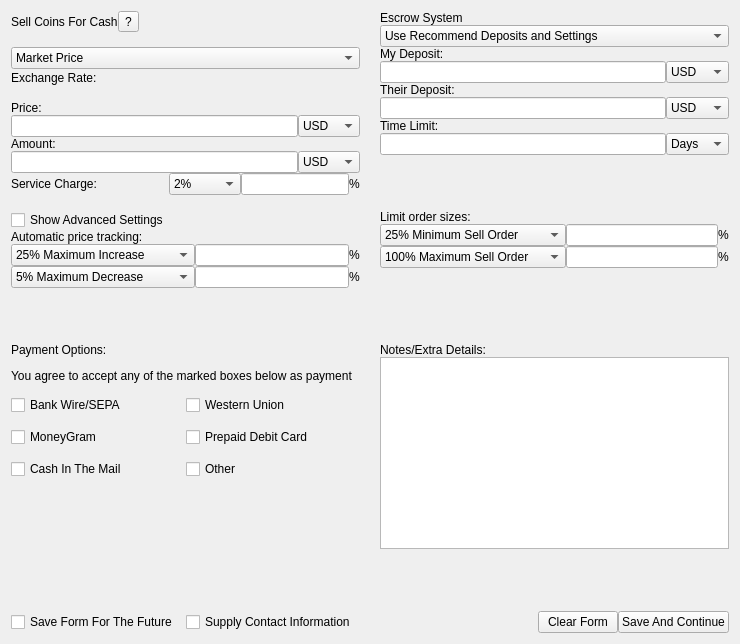
<?xml version="1.0" encoding="UTF-8"?>
<ui version="4.0">
 <class>Form</class>
 <widget class="QWidget" name="Form">
  <property name="geometry">
   <rect>
    <x>0</x>
    <y>0</y>
    <width>740</width>
    <height>644</height>
   </rect>
  </property>
  <property name="windowTitle">
   <string>Form</string>
  </property>
  <layout class="QGridLayout" name="gridLayout_6">
   <property name="horizontalSpacing">
    <number>20</number>
   </property>
   <property name="verticalSpacing">
    <number>15</number>
   </property>
   <item row="0" column="0">
    <layout class="QHBoxLayout" name="horizontalLayout">
     <item>
      <widget class="QLabel" name="SellCoinsForCashTitle">
       <property name="text">
        <string>Sell Coins For Cash</string>
       </property>
      </widget>
     </item>
     <item>
      <widget class="QToolButton" name="ExplainSellCash">
       <property name="cursor">
        <cursorShape>PointingHandCursor</cursorShape>
       </property>
       <property name="toolTip">
        <string>Help</string>
       </property>
       <property name="text">
        <string>?</string>
       </property>
       <property name="iconSize">
        <size>
         <width>20</width>
         <height>20</height>
        </size>
       </property>
      </widget>
     </item>
     <item>
      <spacer name="horizontalSpacer">
       <property name="orientation">
        <enum>Qt::Horizontal</enum>
       </property>
       <property name="sizeHint" stdset="0">
        <size>
         <width>40</width>
         <height>20</height>
        </size>
       </property>
      </spacer>
     </item>
    </layout>
   </item>
   <item row="0" column="1" rowspan="3">
    <layout class="QGridLayout" name="gridLayout_4">
     <item row="3" column="0">
      <widget class="QLineEdit" name="MyDepositBox">
       <property name="text">
        <string/>
       </property>
      </widget>
     </item>
     <item row="0" column="0">
      <widget class="QLabel" name="label">
       <property name="text">
        <string>Escrow System</string>
       </property>
      </widget>
     </item>
     <item row="5" column="0">
      <widget class="QLineEdit" name="TheirDepositBox">
       <property name="text">
        <string/>
       </property>
      </widget>
     </item>
     <item row="4" column="0">
      <widget class="QLabel" name="TheirDepositText">
       <property name="text">
        <string>Their Deposit:</string>
       </property>
      </widget>
     </item>
     <item row="5" column="1">
      <widget class="QComboBox" name="TheirDepositUSD">
       <item>
        <property name="text">
         <string>USD</string>
        </property>
       </item>
       <item>
        <property name="text">
         <string>Coins</string>
        </property>
       </item>
      </widget>
     </item>
     <item row="6" column="0">
      <widget class="QLabel" name="TimeLimitText">
       <property name="text">
        <string>Time Limit:</string>
       </property>
      </widget>
     </item>
     <item row="7" column="0">
      <widget class="QLineEdit" name="TimeLimitBox"/>
     </item>
     <item row="7" column="1">
      <widget class="QComboBox" name="TimeLimitDays">
       <item>
        <property name="text">
         <string>Days</string>
        </property>
       </item>
       <item>
        <property name="text">
         <string>Hours</string>
        </property>
       </item>
      </widget>
     </item>
     <item row="3" column="1">
      <widget class="QComboBox" name="MyDepositUSD">
       <item>
        <property name="text">
         <string>USD</string>
        </property>
       </item>
       <item>
        <property name="text">
         <string>Coins</string>
        </property>
       </item>
      </widget>
     </item>
     <item row="2" column="0">
      <widget class="QLabel" name="MyDepositText">
       <property name="text">
        <string>My Deposit:</string>
       </property>
      </widget>
     </item>
     <item row="1" column="0" colspan="2">
      <widget class="QComboBox" name="DepositSettings">
       <item>
        <property name="text">
         <string>Use Recommend Deposits and Settings</string>
        </property>
       </item>
       <item>
        <property name="text">
         <string>Custom Deposits</string>
        </property>
       </item>
       <item>
        <property name="text">
         <string>Make Me A Guarantor</string>
        </property>
       </item>
      </widget>
     </item>
     <item row="8" column="0">
      <spacer name="verticalSpacer_3">
       <property name="orientation">
        <enum>Qt::Vertical</enum>
       </property>
       <property name="sizeHint" stdset="0">
        <size>
         <width>20</width>
         <height>40</height>
        </size>
       </property>
      </spacer>
     </item>
    </layout>
   </item>
   <item row="4" column="1">
    <layout class="QGridLayout" name="gridLayout_5">
     <item row="2" column="1">
      <widget class="QLineEdit" name="MaxOrderSellBox"/>
     </item>
     <item row="2" column="2">
      <widget class="QLabel" name="perc4">
       <property name="text">
        <string>%</string>
       </property>
      </widget>
     </item>
     <item row="1" column="0">
      <widget class="QComboBox" name="MinOrderSell">
       <item>
        <property name="text">
         <string>25% Minimum Sell Order</string>
        </property>
       </item>
       <item>
        <property name="text">
         <string>50% Minimum Sell Order</string>
        </property>
       </item>
       <item>
        <property name="text">
         <string>100% Minimum Sell Order</string>
        </property>
       </item>
       <item>
        <property name="text">
         <string>Custom Minimum Sell Order</string>
        </property>
       </item>
      </widget>
     </item>
     <item row="1" column="2">
      <widget class="QLabel" name="perc3">
       <property name="text">
        <string>%</string>
       </property>
      </widget>
     </item>
     <item row="1" column="1">
      <widget class="QLineEdit" name="MinOrderSellBox"/>
     </item>
     <item row="2" column="0">
      <widget class="QComboBox" name="MaxOrderSell">
       <item>
        <property name="text">
         <string>100% Maximum Sell Order</string>
        </property>
       </item>
       <item>
        <property name="text">
         <string>50% Maximum Sell Order</string>
        </property>
       </item>
       <item>
        <property name="text">
         <string>25% Maximum Sell Order</string>
        </property>
       </item>
       <item>
        <property name="text">
         <string>Custom Maximum Sell Order</string>
        </property>
       </item>
      </widget>
     </item>
     <item row="0" column="0" colspan="2">
      <widget class="QLabel" name="LimitOrderText1">
       <property name="text">
        <string>Limit order sizes:</string>
       </property>
      </widget>
     </item>
     <item row="3" column="0">
      <spacer name="verticalSpacer_2">
       <property name="orientation">
        <enum>Qt::Vertical</enum>
       </property>
       <property name="sizeHint" stdset="0">
        <size>
         <width>20</width>
         <height>40</height>
        </size>
       </property>
      </spacer>
     </item>
    </layout>
   </item>
   <item row="1" column="0">
    <layout class="QVBoxLayout" name="verticalLayout">
     <item>
      <widget class="QComboBox" name="RateBox">
       <item>
        <property name="text">
         <string>Market Price</string>
        </property>
       </item>
       <item>
        <property name="text">
         <string>Price per coin</string>
        </property>
       </item>
      </widget>
     </item>
     <item>
      <widget class="QLabel" name="ExchangeRate">
       <property name="text">
        <string>Exchange Rate:</string>
       </property>
      </widget>
     </item>
    </layout>
   </item>
   <item row="2" column="0">
    <layout class="QGridLayout" name="gridLayout">
     <item row="0" column="0">
      <widget class="QLabel" name="Price">
       <property name="text">
        <string>Price:</string>
       </property>
      </widget>
     </item>
     <item row="1" column="0">
      <widget class="QLineEdit" name="PriceBox">
       <property name="text">
        <string/>
       </property>
      </widget>
     </item>
     <item row="1" column="1">
      <widget class="QComboBox" name="PriceUSD">
       <item>
        <property name="text">
         <string>USD</string>
        </property>
       </item>
      </widget>
     </item>
     <item row="2" column="0">
      <widget class="QLabel" name="Amount">
       <property name="text">
        <string>Amount:</string>
       </property>
      </widget>
     </item>
     <item row="3" column="0">
      <widget class="QLineEdit" name="AmountBox">
       <property name="text">
        <string/>
       </property>
      </widget>
     </item>
     <item row="3" column="1">
      <widget class="QComboBox" name="AmountUSD">
       <item>
        <property name="text">
         <string>USD</string>
        </property>
       </item>
       <item>
        <property name="text">
         <string>Coins</string>
        </property>
       </item>
      </widget>
     </item>
     <item row="4" column="0" colspan="2">
      <layout class="QHBoxLayout" name="horizontalLayout_2">
       <item>
        <widget class="QLabel" name="ServiceChargeText">
         <property name="text">
          <string>Service Charge:</string>
         </property>
        </widget>
       </item>
       <item>
        <spacer name="horizontalSpacer_2">
         <property name="orientation">
          <enum>Qt::Horizontal</enum>
         </property>
         <property name="sizeHint" stdset="0">
          <size>
           <width>40</width>
           <height>20</height>
          </size>
         </property>
        </spacer>
       </item>
       <item>
        <widget class="QComboBox" name="ServiceCharge">
         <item>
          <property name="text">
           <string>2%</string>
          </property>
         </item>
         <item>
          <property name="text">
           <string>5%</string>
          </property>
         </item>
         <item>
          <property name="text">
           <string>10%</string>
          </property>
         </item>
         <item>
          <property name="text">
           <string>15%</string>
          </property>
         </item>
         <item>
          <property name="text">
           <string>20%</string>
          </property>
         </item>
         <item>
          <property name="text">
           <string>Custom</string>
          </property>
         </item>
        </widget>
       </item>
       <item>
        <widget class="QLineEdit" name="ServiceChargeBox"/>
       </item>
       <item>
        <widget class="QLabel" name="perc5">
         <property name="text">
          <string>%</string>
         </property>
        </widget>
       </item>
      </layout>
     </item>
    </layout>
   </item>
   <item row="4" column="0">
    <layout class="QGridLayout" name="gridLayout_2">
     <item row="1" column="0" colspan="2">
      <widget class="QLabel" name="PriceTrackingTitle">
       <property name="text">
        <string>Automatic price tracking:</string>
       </property>
      </widget>
     </item>
     <item row="2" column="0">
      <widget class="QComboBox" name="MaxIncreaseSell">
       <item>
        <property name="text">
         <string>25% Maximum Increase</string>
        </property>
       </item>
       <item>
        <property name="text">
         <string>No Limit</string>
        </property>
       </item>
       <item>
        <property name="text">
         <string>Custom Maximum Increase</string>
        </property>
       </item>
      </widget>
     </item>
     <item row="2" column="1">
      <widget class="QLineEdit" name="MaxIncreaseSellBox"/>
     </item>
     <item row="3" column="2">
      <widget class="QLabel" name="perc2">
       <property name="text">
        <string>%</string>
       </property>
      </widget>
     </item>
     <item row="0" column="0" colspan="2">
      <widget class="QCheckBox" name="ShowAdvancedCash">
       <property name="text">
        <string>Show Advanced Settings</string>
       </property>
      </widget>
     </item>
     <item row="3" column="1">
      <widget class="QLineEdit" name="MaxDecreaseSellBox"/>
     </item>
     <item row="3" column="0">
      <widget class="QComboBox" name="MaxDecreaseSell">
       <item>
        <property name="text">
         <string>5% Maximum Decrease</string>
        </property>
       </item>
       <item>
        <property name="text">
         <string>10% Maximum Decrease</string>
        </property>
       </item>
       <item>
        <property name="text">
         <string>15% Maximum Decrease</string>
        </property>
       </item>
       <item>
        <property name="text">
         <string>Custom Maximum Decrease</string>
        </property>
       </item>
      </widget>
     </item>
     <item row="2" column="2">
      <widget class="QLabel" name="perc1">
       <property name="text">
        <string>%</string>
       </property>
      </widget>
     </item>
     <item row="4" column="0">
      <spacer name="verticalSpacer_5">
       <property name="orientation">
        <enum>Qt::Vertical</enum>
       </property>
       <property name="sizeHint" stdset="0">
        <size>
         <width>20</width>
         <height>40</height>
        </size>
       </property>
      </spacer>
     </item>
    </layout>
   </item>
   <item row="5" column="0">
    <layout class="QGridLayout" name="gridLayout_3">
     <property name="verticalSpacing">
      <number>12</number>
     </property>
     <item row="3" column="1">
      <widget class="QCheckBox" name="DebitCheck">
       <property name="text">
        <string>Prepaid Debit Card</string>
       </property>
      </widget>
     </item>
     <item row="0" column="0">
      <widget class="QLabel" name="PaymentOptions">
       <property name="text">
        <string>Payment Options:</string>
       </property>
      </widget>
     </item>
     <item row="1" column="0" colspan="2">
      <widget class="QLabel" name="agreelabel">
       <property name="text">
        <string>You agree to accept any of the marked boxes below as payment</string>
       </property>
      </widget>
     </item>
     <item row="2" column="0">
      <widget class="QCheckBox" name="BankWireCheck">
       <property name="text">
        <string>Bank Wire/SEPA</string>
       </property>
      </widget>
     </item>
     <item row="4" column="1">
      <widget class="QCheckBox" name="OtherCheck">
       <property name="text">
        <string>Other</string>
       </property>
      </widget>
     </item>
     <item row="2" column="1">
      <widget class="QCheckBox" name="WUCheck">
       <property name="text">
        <string>Western Union</string>
       </property>
      </widget>
     </item>
     <item row="3" column="0">
      <widget class="QCheckBox" name="MoneyGramCheck">
       <property name="text">
        <string>MoneyGram</string>
       </property>
      </widget>
     </item>
     <item row="4" column="0">
      <widget class="QCheckBox" name="CashMailCheck">
       <property name="text">
        <string>Cash In The Mail</string>
       </property>
      </widget>
     </item>
     <item row="5" column="0">
      <spacer name="verticalSpacer">
       <property name="orientation">
        <enum>Qt::Vertical</enum>
       </property>
       <property name="sizeHint" stdset="0">
        <size>
         <width>20</width>
         <height>40</height>
        </size>
       </property>
      </spacer>
     </item>
    </layout>
   </item>
   <item row="5" column="1">
    <layout class="QVBoxLayout" name="verticalLayout_2">
     <item>
      <widget class="QLabel" name="NotesText1">
       <property name="text">
        <string>Notes/Extra Details:</string>
       </property>
      </widget>
     </item>
     <item>
      <widget class="QTextEdit" name="NotesBox1">
       <property name="sizePolicy">
        <sizepolicy hsizetype="Expanding" vsizetype="Expanding">
         <horstretch>1</horstretch>
         <verstretch>1</verstretch>
        </sizepolicy>
       </property>
      </widget>
     </item>
    </layout>
   </item>
   <item row="7" column="0">
    <layout class="QHBoxLayout" name="horizontalLayout_4">
     <item>
      <widget class="QCheckBox" name="SaveFuture1">
       <property name="text">
        <string>Save Form For The Future</string>
       </property>
      </widget>
     </item>
     <item>
      <widget class="QCheckBox" name="SupplyAdditional1">
       <property name="text">
        <string>Supply Contact Information</string>
       </property>
      </widget>
     </item>
    </layout>
   </item>
   <item row="7" column="1">
    <layout class="QHBoxLayout" name="horizontalLayout_3">
     <item>
      <spacer name="horizontalSpacer_3">
       <property name="orientation">
        <enum>Qt::Horizontal</enum>
       </property>
       <property name="sizeHint" stdset="0">
        <size>
         <width>40</width>
         <height>20</height>
        </size>
       </property>
      </spacer>
     </item>
     <item>
      <widget class="QPushButton" name="ClearForm1">
       <property name="text">
        <string>Clear Form</string>
       </property>
      </widget>
     </item>
     <item>
      <widget class="QPushButton" name="SaveContinue1">
       <property name="text">
        <string>Save And Continue</string>
       </property>
      </widget>
     </item>
    </layout>
   </item>
   <item row="6" column="0">
    <spacer name="verticalSpacer_4">
     <property name="orientation">
      <enum>Qt::Vertical</enum>
     </property>
     <property name="sizeHint" stdset="0">
      <size>
       <width>20</width>
       <height>40</height>
      </size>
     </property>
    </spacer>
   </item>
  </layout>
  <zorder>perc5</zorder>
  <zorder>AmountUSD</zorder>
  <zorder>ServiceChargeBox</zorder>
  <zorder>ServiceChargeText</zorder>
  <zorder>ShowAdvancedCash</zorder>
  <zorder>MaxIncreaseSellBox</zorder>
  <zorder>perc4</zorder>
  <zorder>Amount</zorder>
  <zorder>MaxDecreaseSell</zorder>
  <zorder>OtherCheck</zorder>
  <zorder>TheirDepositText</zorder>
  <zorder>TimeLimitBox</zorder>
  <zorder>perc2</zorder>
  <zorder>CashMailCheck</zorder>
  <zorder>SaveFuture1</zorder>
  <zorder>MaxOrderSell</zorder>
  <zorder>MaxDecreaseSellBox</zorder>
  <zorder>NotesBox1</zorder>
  <zorder>TimeLimitDays</zorder>
  <zorder>MinOrderSellBox</zorder>
  <zorder>perc3</zorder>
  <zorder>ClearForm1</zorder>
  <zorder>LimitOrderText1</zorder>
  <zorder>SupplyAdditional1</zorder>
  <zorder>perc1</zorder>
  <zorder>ExplainSellCash</zorder>
  <zorder>PriceUSD</zorder>
  <zorder>MoneyGramCheck</zorder>
  <zorder>MyDepositText</zorder>
  <zorder>MinOrderSell</zorder>
  <zorder>agreelabel</zorder>
  <zorder>PriceBox</zorder>
  <zorder>RateBox</zorder>
  <zorder>MaxOrderSellBox</zorder>
  <zorder>WUCheck</zorder>
  <zorder>SellCoinsForCashTitle</zorder>
  <zorder>DepositSettings</zorder>
  <zorder>BankWireCheck</zorder>
  <zorder>NotesText1</zorder>
  <zorder>Price</zorder>
  <zorder>ServiceCharge</zorder>
  <zorder>DebitCheck</zorder>
  <zorder>MaxIncreaseSell</zorder>
  <zorder>TheirDepositUSD</zorder>
  <zorder>ExchangeRate</zorder>
  <zorder>PaymentOptions</zorder>
  <zorder>MyDepositBox</zorder>
  <zorder>SaveContinue1</zorder>
  <zorder>TheirDepositBox</zorder>
  <zorder>PriceTrackingTitle</zorder>
  <zorder>TimeLimitText</zorder>
  <zorder>MyDepositUSD</zorder>
  <zorder>AmountBox</zorder>
  <zorder>horizontalSpacer</zorder>
  <zorder>horizontalSpacer_3</zorder>
  <zorder>label</zorder>
  <zorder>NotesText1</zorder>
  <zorder>verticalSpacer_4</zorder>
 </widget>
 <resources>
  <include location="../../../NEW UI/Halo.qrc"/>
 </resources>
 <connections/>
</ui>
